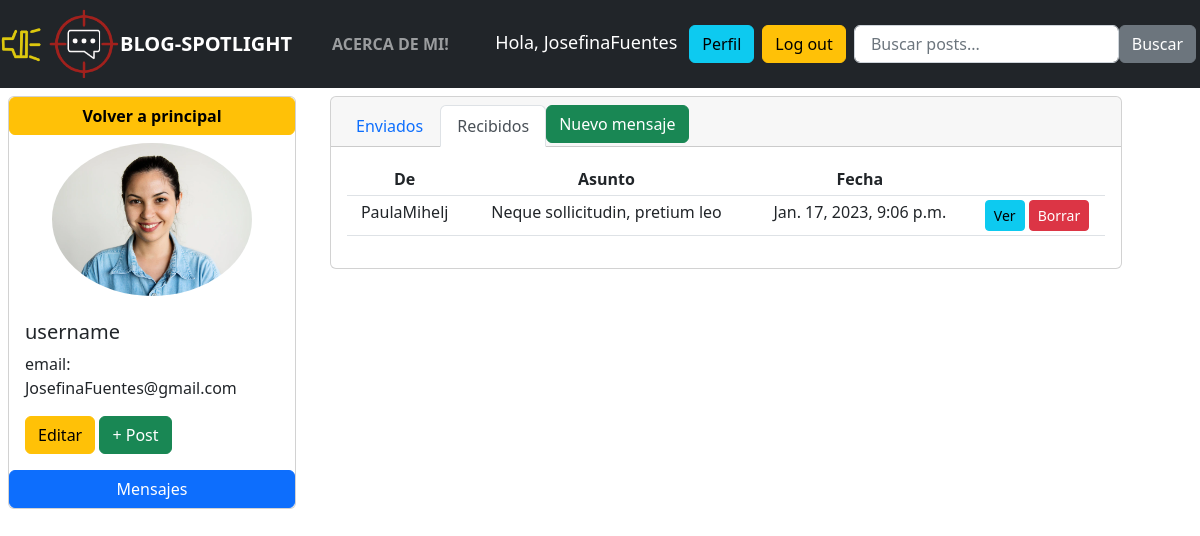
Page /recibidos/ (signed in) on the committed database.
### posteos/models.py (models this page shows, shortened)
class UserProfile(models.Model):
    user = models.OneToOneField(User, null= False, on_delete = models.CASCADE)
    nombre_usuario = models.CharField(default = 'username', max_length=50, null = True, blank=True)
    email = models.EmailField(null = True, blank=True)
    fecha_nacimiento = models.DateField(null = True, blank=True)
    imagen = models.ImageField(upload_to = "usuarios-imagen", null =True, blank= True, default="user_defoult.png")
    fecha_creado = models.DateTimeField(auto_now_add=True, null = True)

### mensajeria/models.py (models this page shows, shortened)
class Mensaje(models.Model):
    de =  models.CharField(max_length=150, null = True, blank=True)
    para = models.ForeignKey(User, on_delete = models.CASCADE)
    titulo = models.CharField(max_length=150, null = True, blank=True)
    asunto = models.CharField(max_length=50, null = True, blank=True)
    cuerpo =models.TextField(null = True, blank=True)
    fecha = models.DateTimeField(auto_now_add=True, null = True)

### mensajeria/views.py (the view)
# urls.py: path("recibidos/",mensajes_recibidos,name = "mensajes_recibidos"),
def mensajes_recibidos(request):
    user = request.user
    mensajes= Mensaje.objects.filter(para = user)
    context = {"mensajes":mensajes}
    return render (request, "mensajes_recibidos.html",context)

### mensajeria/templates/mensajes_recibidos.html (shortened to what this page needs)
{% extends 'layout.html' %}
{% load static %}
{% block content %}
<div class="row">
    <div class="col-md-3 m-2">
        <div class="card" style="width: 18rem;">
            <a href="{% url 'home' %}" class="btn btn-warning"> <strong> Volver a principal</strong></a>
            <img class="perfil-img my-2" src="{{request.user.userprofile.imagen.url}}" alt="Card image cap">
            <div class="card-body justify-content-center">
                <h5 class="card-title ">{{request.user.userprofile.nombre_usuario}}</h5>
                <p>email: {{request.user.userprofile.email}}</p>
                <a href="{% url 'editar_perfil' %}" class="btn btn-warning ">Editar</a>
                <a href="{% url 'agregar_post' %}" class="btn btn-success ">+ Post</a>
            </div>
            <a href="{% url 'mensajes_enviados' %}" class="btn btn-primary ">Mensajes</a>
        </div>
    </div>
    <div class="col-md-8 m-2">
        <div class="card text-center">
            <div class="card-header">
              <ul class="nav nav-tabs card-header-tabs">
                <li class="nav-item">
                  <a class="nav-link " href="{% url 'mensajes_enviados' %}">Enviados</a>
                </li>
                <li class="nav-item">
                  <a class="nav-link active" href="{% url 'mensajes_recibidos' %}">Recibidos</a>
                </li>
                <li>
                  <a href="{% url 'enviar_mensaje' %}" class = "btn btn-success"> Nuevo mensaje</a>
                </li>
              </ul>
            </div>
            <div class="card-body">
              <table class="table table-sm">
                <thead>
                  <tr>
                    <th scope="col">De</th>
                    <th scope="col">Asunto</th>
                    <th scope="col">Fecha</th>
                    <th scope="col"></th>
                  </tr>
                </thead>
                <tbody>
                  {% for mensaje in mensajes %}
                  <tr>
                    <td>{{mensaje.de}}</td>
                    <td>{{mensaje.asunto}}</td>
                    <td>{{mensaje.fecha}}</td>
                    <td>
                      <a class="btn btn-info btn-sm" href="{% url 'mostrar_mensaje' mensaje.id %}">Ver</a>
                      <a class="btn btn-danger btn-sm" href="">Borrar</a>
                    </td>
                  </tr>
                  {% endfor %}
                </tbody>
              </table>
            </div>
          </div>
    </div>
</div>
{% endblock %}

### posteos/templates/layout.html (shortened to what this page needs)
{% load static %}
<!doctype html>
<html lang="en">
<head>
    <link href="https://cdn.jsdelivr.net/npm/bootstrap@5.2.3/dist/css/bootstrap.min.css" rel="stylesheet">
    <link rel="stylesheet" href="{% static 'css/main.css' %}">
</head>
<nav class="navbar navbar-expand-lg navbar-dark  bg-dark ">
    <img width="10%" src="{% static 'image/navbar_logo.png' %}" alt="">
    <a class="navbar-brand" href="{% url 'home' %}"><strong>BLOG-SPOTLIGHT</strong></a>
    <div class="collapse navbar-collapse" id="navbarSupportedContent">
        <ul class="navbar-nav mr-auto">
            <li class="nav-item active">
                <a class="nav-link" href="">  </a>
            </li>
            <li>
                <a class="nav-link" href="{% url 'acercademi' %}"> <strong>ACERCA DE MI!</strong> </a>
            </li>
        </ul>
    </div>
    <div>
        <ul class="navbar-nav ml-auto my-1">
            {% if user.is_authenticated %}
            <li class ="saludo-msg m-2">Hola, {{request.user}}</li>
                <a href="{% url 'perfil_usuario' %}" class="btn btn-info m-1">Perfil</a>
            <li>
                <a href="{% url 'logout' %}" class="btn btn-warning m-1 "> Log out</a>
            </li>
            {% endif %}
            <form class="d-flex" action="{% url 'busqueda_post' %}" method="POST" >
                <li>
                    <input class="form-control m-1" type="search" placeholder=" Buscar posts..." aria-label="Search" name = "busqueda">
                </li>
                <li>
                    <button class="btn btn-secondary m-1" type="submit">Buscar</button>
                </li>
            </form>
        </ul>
    </div>
</nav>
<body>
    {% block content%}
    {% endblock %}
</body>
</html>

### static/css/main.css (style rules this page uses)
body { background-color: none; }

### posteos/templates/layout.html (style rules this page uses)
.saludo-msg { color: white; font-size: 18px; }

### mensajeria/templates/mensajes_recibidos.html (style rules this page uses)
.perfil-img { max-width: 200px; max-height:200px; margin: 0 auto; border-radius: 50%; }

### rows in the picture
Mensaje: de "PaulaMihelj", asunto "Neque sollicitudin, pretium leo", fecha "Jan. 17, 2023, 9:06 p.m."

### other values in the picture
{{ request.user }} "JosefinaFuentes"
{{ request.user.userprofile.nombre_usuario }} "username"
{{ request.user.userprofile.email }} "JosefinaFuentes@gmail.com"
